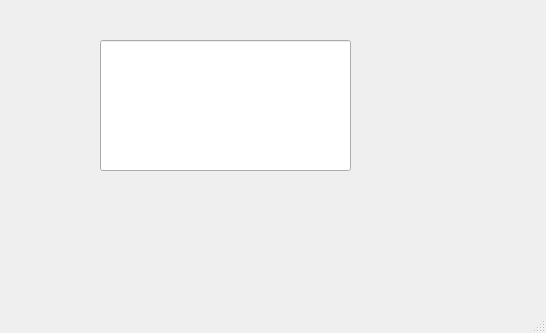
<?xml version="1.0" encoding="UTF-8"?>
<ui version="4.0">
 <class>MainWindow</class>
 <widget class="QMainWindow" name="MainWindow">
  <property name="geometry">
   <rect>
    <x>0</x>
    <y>0</y>
    <width>546</width>
    <height>333</height>
   </rect>
  </property>
  <property name="windowTitle">
   <string>MainWindow</string>
  </property>
  <widget class="QWidget" name="centralwidget">
   <widget class="QLineEdit" name="lineEdit">
    <property name="geometry">
     <rect>
      <x>100</x>
      <y>40</y>
      <width>251</width>
      <height>131</height>
     </rect>
    </property>
    <property name="font">
     <font>
      <pointsize>19</pointsize>
     </font>
    </property>
    <property name="alignment">
     <set>Qt::AlignCenter</set>
    </property>
    <property name="readOnly">
     <bool>true</bool>
    </property>
   </widget>
  </widget>
  <widget class="QMenuBar" name="menubar">
   <property name="geometry">
    <rect>
     <x>0</x>
     <y>0</y>
     <width>546</width>
     <height>26</height>
    </rect>
   </property>
  </widget>
  <widget class="QStatusBar" name="statusbar"/>
 </widget>
 <resources/>
 <connections/>
</ui>
